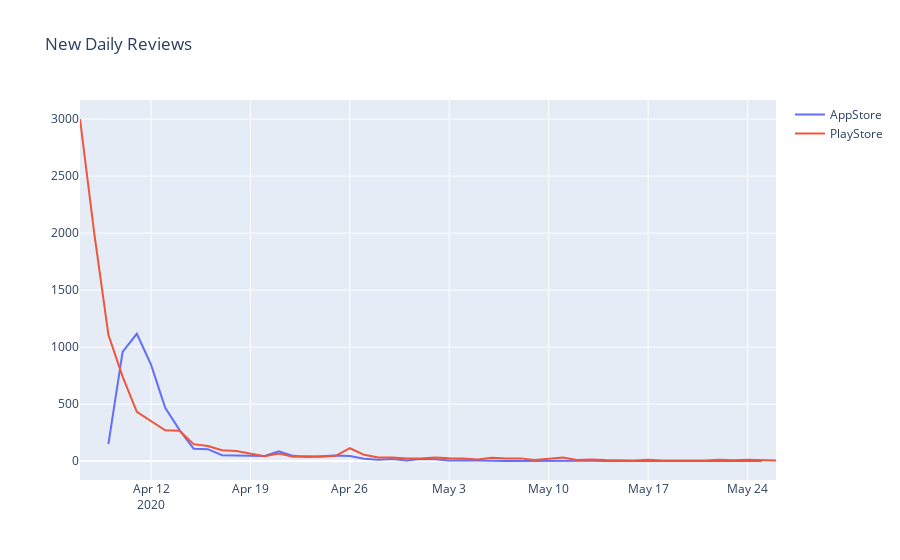

The code cell stored with this chart in its notebook:
### Code cell
import plotly.graph_objects as go
fig = go.Figure(
    data=[go.Scatter(x=appS_by_day.count()['date'].index.values,
                     y=appS_by_day.count()['date'], name='AppStore'),
         go.Scatter(x=playS_by_day.count()['date'].index.values,
                     y=playS_by_day.count()['date'], name='PlayStore')],
    layout_title_text="New Daily Reviews"
)
fig.show()

### Figure 1 — Plotly figure (JSON) as saved in the notebook; plotly's stock layout.template omitted (floating-point values rounded to 4 significant figures)
{"data": [{"name": "AppStore", "type": "scatter", "x": ["2020-04-09", "2020-04-10", "2020-04-11", "2020-04-12", "2020-04-13", "2020-04-14", "2020-04-15", "2020-04-16", "2020-04-17", "2020-04-18", "2020-04-19", "2020-04-20", "2020-04-21", "2020-04-22", "2020-04-23", "2020-04-24", "2020-04-25", "2020-04-26", "2020-04-27", "2020-04-28", "2020-04-29", "2020-04-30", "2020-05-01", "2020-05-02", "2020-05-03", "2020-05-04", "2020-05-05", "2020-05-06", "2020-05-07", "2020-05-08", "2020-05-09", "2020-05-10", "2020-05-11", "2020-05-12", "2020-05-13", "2020-05-14", "2020-05-15", "2020-05-16", "2020-05-17", "2020-05-19", "2020-05-20", "2020-05-21", "2020-05-22", "2020-05-25"], "y": [150, 958, 1117, 846, 468, 274, 109, 105, 52, 48, 44, 45, 85, 46, 35, 43, 49, 45, 21, 11, 19, 6, 18, 16, 6, 7, 8, 3, 2, 3, 4, 1, 3, 1, 4, 2, 2, 1, 1, 4, 3, 3, 2, 1]}, {"name": "PlayStore", "type": "scatter", "x": ["2020-04-07", "2020-04-08", "2020-04-09", "2020-04-10", "2020-04-11", "2020-04-12", "2020-04-13", "2020-04-14", "2020-04-15", "2020-04-16", "2020-04-17", "2020-04-18", "2020-04-19", "2020-04-20", "2020-04-21", "2020-04-22", "2020-04-23", "2020-04-24", "2020-04-25", "2020-04-26", "2020-04-27", "2020-04-28", "2020-04-29", "2020-04-30", "2020-05-01", "2020-05-02", "2020-05-03", "2020-05-04", "2020-05-05", "2020-05-06", "2020-05-07", "2020-05-08", "2020-05-09", "2020-05-10", "2020-05-11", "2020-05-12", "2020-05-13", "2020-05-14", "2020-05-15", "2020-05-16", "2020-05-17", "2020-05-18", "2020-05-19", "2020-05-20", "2020-05-21", "2020-05-22", "2020-05-23", "2020-05-24", "2020-05-25", "2020-05-26"], "y": [3001, 2003, 1108, 742, 432, 348, 270, 266, 149, 132, 95, 88, 66, 43, 66, 39, 43, 39, 46, 113, 55, 32, 31, 23, 22, 31, 25, 24, 14, 30, 24, 24, 9, 22, 31, 9, 15, 9, 9, 5, 13, 6, 6, 6, 6, 13, 7, 11, 11, 5]}], "layout": {"title": {"text": "New Daily Reviews"}}}
